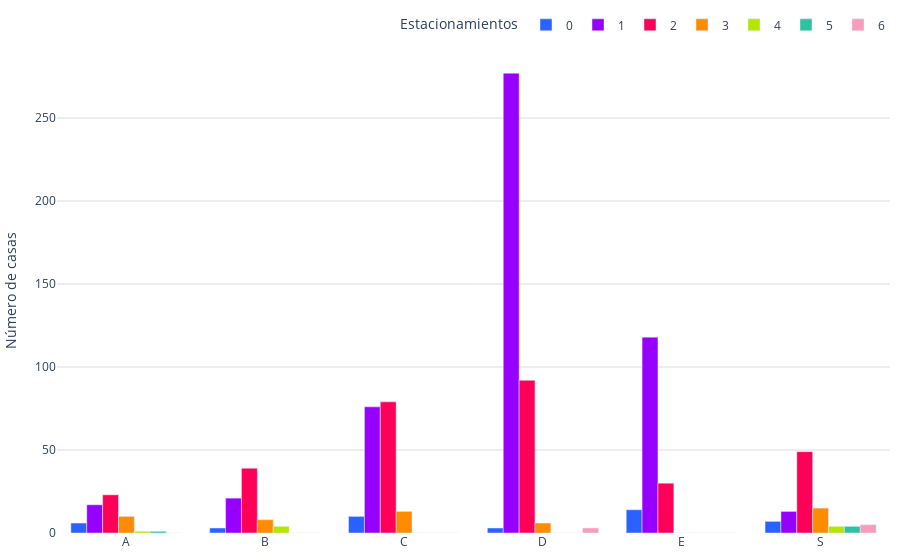

Source (notebook cell):
### Code cell
colores = ['#2962ff', '#9500ff', '#ff0059', '#ff8c00', '#b4e600', '#2EC2A2','#F79CB9','#E50CB6','#4225CF']

def sumar_tablas(dataframes_list):
    tabla_suma = None
    
    for df in dataframes_list:
        tabla_actual = df.groupby(['estacionamiento', 'segmento'],observed=False).size().unstack(fill_value=0)
        
        if tabla_suma is None:
            tabla_suma = tabla_actual
        else:
            tabla_suma = tabla_suma.add(tabla_actual, fill_value=0)
    
    print("Tabla general de frecuencia:")
    print(tabla_suma)
    
    fig = graficar_tabla(tabla_suma)
    # Guardar la gráfica como archivo HTML
    guardar_grafico_como_html(fig, 'g_bar_estacionamientos', carpeta='assets/graficas')
    
    return fig

def graficar_tabla(tabla):
    segmentos = tabla.index
    banos = tabla.columns
    
    fig = go.Figure()
    
    for i, segmento in enumerate(segmentos):
        color = colores[i % len(colores)]
        fig.add_trace(go.Bar(
            x=banos,
            y=tabla.loc[segmento],
            name=segmento,
            marker_color=color
        ))
    
    fig.update_layout(
        #title="M2 de Terreno",
        #xaxis_title="Rango de M2",
         yaxis=dict(
            title='Número de casas',
            gridcolor='#dddcda', # Color de las líneas que dividen los rangos del eje Y
            gridwidth=1,
        ),
        margin=dict(l=10, r=10, t=10, b=10),  # Ajusta los márgenes (left, right, top, bottom)
        legend_title="Estacionamientos",
        barmode='group',
        legend=dict(
            orientation='h',  # Orientación horizontal de la leyenda
            yanchor='bottom',  # Anclar al borde inferior
            y=1.02,  # Colocar la leyenda justo debajo del gráfico
            xanchor='right',
            x=1
        ),
        plot_bgcolor='rgba(0,0,0,0)',  # Color de fondo del gráfico
    )
    
    fig.show()    
    return fig

def guardar_grafico_como_html(fig, nombre_archivo, carpeta='assets/graficas'):
    # Crear la carpeta si no existe
    if not os.path.exists(carpeta):
        os.makedirs(carpeta)
    
    # Guardar la gráfica como archivo HTML en la carpeta especificada
    pio.write_html(fig, f'{carpeta}/{nombre_archivo}.html')
    #pio.write_html(fig, f'{carpeta}/{nombre_archivo}.png')

# Llamar a la función sumar_tablas con la lista de DataFrames como argumento
fig = sumar_tablas(dataframes_list)

### Figure 1 — Plotly figure (JSON) as saved in the notebook; plotly's stock layout.template omitted (floating-point values rounded to 4 significant figures)
{"data": [{"marker": {"color": "#2962ff"}, "name": "0", "type": "bar", "x": ["A", "B", "C", "D", "E", "S"], "y": [6, 3, 10, 3, 14, 7]}, {"marker": {"color": "#9500ff"}, "name": "1", "type": "bar", "x": ["A", "B", "C", "D", "E", "S"], "y": [17, 21, 76, 277, 118, 13]}, {"marker": {"color": "#ff0059"}, "name": "2", "type": "bar", "x": ["A", "B", "C", "D", "E", "S"], "y": [23, 39, 79, 92, 30, 49]}, {"marker": {"color": "#ff8c00"}, "name": "3", "type": "bar", "x": ["A", "B", "C", "D", "E", "S"], "y": [10, 8, 13, 6, 0, 15]}, {"marker": {"color": "#b4e600"}, "name": "4", "type": "bar", "x": ["A", "B", "C", "D", "E", "S"], "y": [1, 4, 0, 0, 0, 4]}, {"marker": {"color": "#2EC2A2"}, "name": "5", "type": "bar", "x": ["A", "B", "C", "D", "E", "S"], "y": [1, 0, 0, 0, 0, 4]}, {"marker": {"color": "#F79CB9"}, "name": "6", "type": "bar", "x": ["A", "B", "C", "D", "E", "S"], "y": [0, 0, 0, 3, 0, 5]}], "layout": {"barmode": "group", "legend": {"orientation": "h", "title": {"text": "Estacionamientos"}, "x": 1, "xanchor": "right", "y": 1.02, "yanchor": "bottom"}, "margin": {"b": 10, "l": 10, "r": 10, "t": 10}, "plot_bgcolor": "rgba(0,0,0,0)", "yaxis": {"gridcolor": "#dddcda", "gridwidth": 1, "title": {"text": "Número de casas"}}}}
